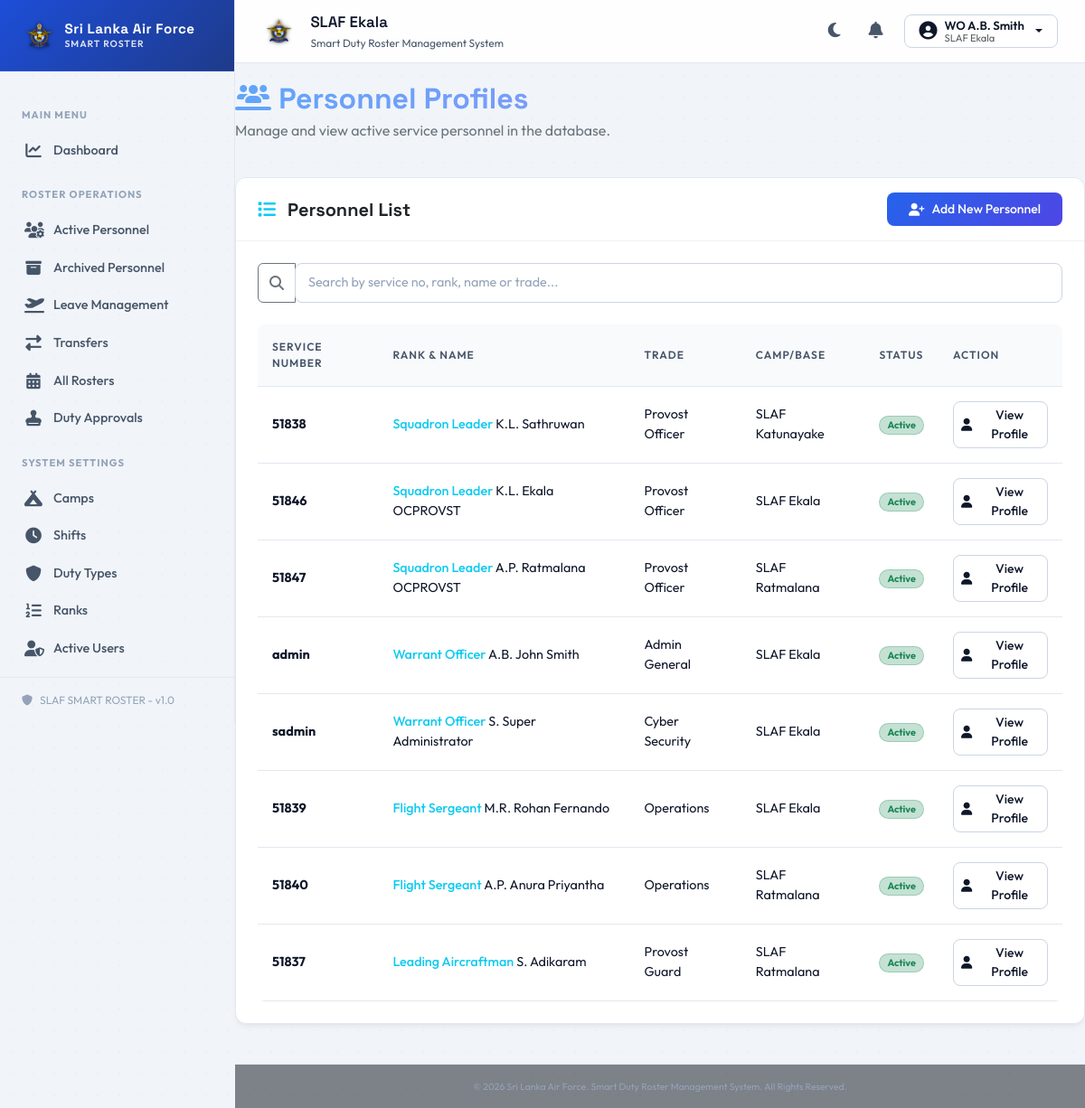
The app's page /personnel (signed in) with its own data.
### tables this page shows
CREATE TABLE IF NOT EXISTS `users` (
  `user_id` INT AUTO_INCREMENT PRIMARY KEY,
  `service_number` VARCHAR(30) UNIQUE NOT NULL,
  `username` VARCHAR(100) NULL,
  `password_hash` VARCHAR(255) NOT NULL,
  `role_id` INT NOT NULL,
  `status` ENUM('Active', 'Suspended', 'Locked') DEFAULT 'Active',
  `failed_attempts` INT NOT NULL DEFAULT 0,
  `lock_date` TIMESTAMP NULL DEFAULT NULL,
  `lock_reason` VARCHAR(255) NULL,
  `locked_until` TIMESTAMP NULL DEFAULT NULL,
  `force_password_change` TINYINT(1) NOT NULL DEFAULT 0,
  `password_reset_at` TIMESTAMP NULL DEFAULT NULL,
  `password_reset_by` VARCHAR(30) NULL,
  `password_reset_reason` VARCHAR(255) NULL,
  `unlock_reason` VARCHAR(255) NULL,
  `unlock_date` TIMESTAMP NULL DEFAULT NULL,
  `unlocked_by` VARCHAR(30) NULL,
  `is_archived` TINYINT(1) NOT NULL DEFAULT 0,
  `archived_at` TIMESTAMP NULL DEFAULT NULL,
  `archived_by` VARCHAR(30) NULL,
  `archive_reason` TEXT NULL,
  `restored_at` TIMESTAMP NULL DEFAULT NULL,
  `restored_by` VARCHAR(30) NULL,
  `restore_reason` TEXT NULL,
  `created_at` TIMESTAMP DEFAULT CURRENT_TIMESTAMP,
  `updated_at` TIMESTAMP DEFAULT CURRENT_TIMESTAMP ON UPDATE CURRENT_TIMESTAMP,
  FOREIGN KEY (`service_number`) REFERENCES `personnel` (`service_number`) ON DELETE CASCADE ON UPDATE CASCADE,
  FOREIGN KEY (`role_id`) REFERENCES `roles` (`role_id`) ON UPDATE CASCADE,
  INDEX idx_users_role (`role_id`),
  INDEX idx_users_username (`username`),
  INDEX idx_users_archived (`is_archived`)
);

CREATE TABLE IF NOT EXISTS `camps` (
  `camp_id` INT AUTO_INCREMENT PRIMARY KEY,
  `camp_code` VARCHAR(50) UNIQUE NOT NULL,
  `camp_name` VARCHAR(150) NOT NULL,
  `address` TEXT NULL,
  `status` ENUM('Active', 'Inactive') DEFAULT 'Active',
  `created_at` TIMESTAMP DEFAULT CURRENT_TIMESTAMP,
  `updated_at` TIMESTAMP DEFAULT CURRENT_TIMESTAMP ON UPDATE CURRENT_TIMESTAMP,
  INDEX idx_camp_status (`status`)
);

CREATE TABLE IF NOT EXISTS `ranks` (
  `rank_id` INT AUTO_INCREMENT PRIMARY KEY,
  `rank_code` VARCHAR(50) UNIQUE NOT NULL,
  `rank_name` VARCHAR(100) NOT NULL,
  `rank_short_name` VARCHAR(20) NOT NULL,
  `display_order` INT DEFAULT 0,
  `status` ENUM('Active', 'Inactive') DEFAULT 'Active',
  `created_at` TIMESTAMP DEFAULT CURRENT_TIMESTAMP,
  `updated_at` TIMESTAMP DEFAULT CURRENT_TIMESTAMP ON UPDATE CURRENT_TIMESTAMP
);

CREATE TABLE IF NOT EXISTS `personnel` (
  `service_number` VARCHAR(30) PRIMARY KEY,
  `rank_id` INT NOT NULL,
  `initials` VARCHAR(50) NOT NULL,
  `full_name` VARCHAR(255) NOT NULL,
  `trade` VARCHAR(100) NOT NULL,
  `camp_id` INT NOT NULL,
  `contact_number` VARCHAR(30) NULL,
  `email` VARCHAR(150) UNIQUE NOT NULL,
  `f1250` VARCHAR(100) NULL,
  `section` VARCHAR(100) NULL,
  `appointment` VARCHAR(100) NULL,
  `status` ENUM('Active', 'Inactive', 'Temporary Duty', 'Leave') DEFAULT 'Active',
  `is_archived` TINYINT(1) NOT NULL DEFAULT 0,
  `archived_at` TIMESTAMP NULL DEFAULT NULL,
  `archived_by` VARCHAR(30) NULL DEFAULT NULL,
  `archive_reason` TEXT NULL DEFAULT NULL,
  `restored_at` TIMESTAMP NULL DEFAULT NULL,
  `restored_by` VARCHAR(30) NULL DEFAULT NULL,
  `restore_reason` TEXT NULL DEFAULT NULL,
  `created_at` TIMESTAMP DEFAULT CURRENT_TIMESTAMP,
  `updated_at` TIMESTAMP DEFAULT CURRENT_TIMESTAMP ON UPDATE CURRENT_TIMESTAMP,
  FOREIGN KEY (`camp_id`) REFERENCES `camps` (`camp_id`) ON UPDATE CASCADE,
  FOREIGN KEY (`rank_id`) REFERENCES `ranks` (`rank_id`) ON UPDATE CASCADE,
  INDEX idx_personnel_camp (`camp_id`),
  INDEX idx_personnel_status (`status`),
  INDEX idx_personnel_rank (`rank_id`),
  INDEX idx_personnel_archived (`is_archived`)
);

### views/personnel/index.php (the view, shortened to what the rows shown need)
<?php
include __DIR__ . '/../layout/header.php';
?>
<div class="row mb-4 align-items-center">
    <div class="col-md-12">
        <h2 class="fw-bold mb-1 gradient-text"><i class="fas fa-users-line"></i> Personnel Profiles</h2>
    </div>
</div>
<div class="glass-card mb-4">
    <div class="card-body p-4">
        <div class="table-custom-container">
            <table class="table-custom" id="personnelTable">
                <thead>
                    <tr>
                        <th>Service Number</th>
                        <th>Rank & Name</th>
                        <th>Trade</th>
                        <th>Camp/Base</th>
                        <th>Status</th>
                        <th>Action</th>
                    </tr>
                </thead>
                <tbody>
                    <?php if (empty($personnelList)): ?>
                        <tr>
                            <td colspan="6" class="text-center text-secondary py-4">No personnel profiles found.</td>
                        </tr>
                    <?php else: ?>
                        <?php foreach ($personnelList as $p): ?>
                            <tr class="personnel-row">
                                <td class="fw-bold search-cell-service"><?= htmlspecialchars($p['service_number']) ?></td>
                                <td class="search-cell-name">
                                    <span class="text-info fw-medium"><?= htmlspecialchars($p['rank'] ?? 'No Rank') ?></span>
                                    <?= htmlspecialchars($p['initials'] . ' ' . $p['full_name']) ?>
                                </td>
                                <td class="search-cell-trade"><?= htmlspecialchars($p['trade']) ?></td>
                                <td><?= htmlspecialchars($p['camp_name'] ?? 'No Location') ?></td>
                                <td>
                                    <?php
                                    $status = $p['status'];
                                    $badgeClass = 'bg-secondary';
                                    if ($status === 'Active') $badgeClass = 'bg-success';
                                    elseif ($status === 'Leave') $badgeClass = 'bg-warning';
                                    elseif ($status === 'Temporary Duty') $badgeClass = 'bg-info';
                                    ?>
                                    <span class="badge <?= $badgeClass ?> bg-opacity-25 border border-<?= substr($badgeClass, 3) ?> border-opacity-25 text-<?= substr($badgeClass, 3) === 'warning' ? 'warning' : (substr($badgeClass, 3) === 'success' ? 'success' : 'info') ?> px-2 py-1 small rounded-pill">
                                        <?= htmlspecialchars($status) ?>
                                    </span>
                                </td>
                                <td>
                                    <a href="<?= BASE_URL ?>/personnel/view?service_number=<?= urlencode($p['service_number']) ?>" class="btn btn-sm btn-custom btn-custom-secondary py-1 px-2">
                                        <i class="fas fa-user"></i> View Profile
                                    </a>
                                </td>
                            </tr>
                        <?php endforeach; ?>
                    <?php endif; ?>
                </tbody>
            </table>
        </div>
    </div>
</div>
<?php
include __DIR__ . '/../layout/footer.php';
?>

### views/layout/header.php (shortened to what the rows shown need)
<?php
$isLoggedIn = Session::has('user_id');
$roleName = Session::get('role_name');
$fullName = Session::get('full_name');
$rankName = Session::get('rank');
$serviceNum = Session::get('service_number');
$profileName = '';
$profileCampName = '';
if ($isLoggedIn && $serviceNum) {
    try {
        $profile = User::getProfileInfo(Session::get('user_id'));
        if ($profile) {
            $initials = $profile['initials'] ?? '';
            $fName = $profile['full_name'] ?? '';
            $rankShort = $profile['rank_short_name'] ?? '';
            $nameParts = explode(' ', trim($fName));
            $lastName = end($nameParts);
            $rankPrefix = ($rankShort ?: ($rankName ?? ''));
            $profileName = ($rankPrefix ? $rankPrefix . ' ' : '') . $initials . ' ' . $lastName;
            $profileCampName = $profile['camp_name'] ?: 'No Location';
        } else {
            $profileName = ($rankName ? $rankName . ' ' : '') . $fullName;
            $profileCampName = 'SLAF Base';
        }
    } catch (Exception $e) {
        $profileName = ($rankName ? $rankName . ' ' : '') . $fullName;
        $profileCampName = 'SLAF Base';
    }
}
?>
<!DOCTYPE html>
<html lang="en">
<head>
    <link href="<?= BASE_URL ?>/views/assets/vendor/css/bootstrap.min.css" rel="stylesheet">
    <link href="https://cdnjs.cloudflare.com/ajax/libs/font-awesome/6.4.2/css/all.min.css" rel="stylesheet">
    <link rel="stylesheet" href="https://cdn.jsdelivr.net/npm/bootstrap-icons@1.11.3/font/bootstrap-icons.min.css">
    <link href="<?= BASE_URL ?>/views/assets/css/style.css?v=<?= time() ?>" rel="stylesheet">
</head>
<body>
    <?php if ($isLoggedIn):
        $campName = $profileCampName ?: 'SLAF Base';
    ?>
    <div class="app-container">
        <aside class="sidebar-custom offcanvas-lg offcanvas-start" id="sidebarMenu" tabindex="-1" aria-labelledby="sidebarMenuLabel">
            <div class="sidebar-header offcanvas-header d-flex align-items-center justify-content-between">
                <div class="d-flex align-items-center gap-2">
                    <img src="<?= BASE_URL ?>/views/assets/images/slaf_logo.png" alt="SLAF Logo" style="height: 38px; width: auto; object-fit: contain;">
                    <div class="sidebar-brand-text">
                        <div class="sidebar-brand-title">Sri Lanka Air Force</div>
                        <div class="sidebar-brand-subtitle">SMART ROSTER</div>
                    </div>
                </div>
            </div>
            <div class="offcanvas-body d-flex flex-column p-0 flex-grow-1">
                <div class="sidebar-menu">
                    <div class="sidebar-group-title">Main Menu</div>
                    <a class="sidebar-link <?= ($route ?? '') === '/dashboard' ? 'active' : '' ?>" href="<?= BASE_URL ?>/dashboard">
                        <i class="fas fa-chart-line"></i> Dashboard
                    </a>
                    <?php if ($roleName === 'Administrator' || $roleName === 'Super Admin'): ?>
                        <div class="sidebar-group-title">Roster Operations</div>
                        <a class="sidebar-link <?= ($route ?? '') === '/personnel' ? 'active' : '' ?>" href="<?= BASE_URL ?>/personnel">
                            <i class="fas fa-users-gear"></i> Active Personnel
                        </a>
                        <a class="sidebar-link <?= ($route ?? '') === '/personnel/archived' ? 'active' : '' ?>" href="<?= BASE_URL ?>/personnel/archived">
                            <i class="fas fa-box-archive"></i> Archived Personnel
                        </a>
                        <a class="sidebar-link <?= ($route ?? '') === '/leaves' ? 'active' : '' ?>" href="<?= BASE_URL ?>/leaves">
                            <i class="fas fa-plane-departure"></i> Leave Management
                        </a>
                        <a class="sidebar-link <?= in_array(($route ?? ''), ['/postings', '/transfers', '/transfers/view']) ? 'active' : '' ?>" href="<?= BASE_URL ?>/transfers">
                            <i class="fas fa-right-left"></i> Transfers
                        </a>
                        <a class="sidebar-link <?= ($route ?? '') === '/rosters' ? 'active' : '' ?>" href="<?= BASE_URL ?>/rosters">
                            <i class="fas fa-calendar-days"></i> All Rosters
                        </a>
                        <a class="sidebar-link <?= ($route ?? '') === '/rosters/approve' ? 'active' : '' ?>" href="<?= BASE_URL ?>/rosters/approve">
                            <i class="fas fa-stamp"></i> Duty Approvals
                        </a>
                        <div class="sidebar-group-title">System Settings</div>
                        <a class="sidebar-link <?= ($route ?? '') === '/camps' ? 'active' : '' ?>" href="<?= BASE_URL ?>/camps">
                            <i class="fas fa-campground"></i> Camps
                        </a>
                        <a class="sidebar-link <?= ($route ?? '') === '/shifts' ? 'active' : '' ?>" href="<?= BASE_URL ?>/shifts">
                            <i class="fas fa-clock"></i> Shifts
                        </a>
                        <a class="sidebar-link <?= ($route ?? '') === '/duty-types' ? 'active' : '' ?>" href="<?= BASE_URL ?>/duty-types">
                            <i class="fas fa-shield"></i> Duty Types
                        </a>
                        <a class="sidebar-link <?= ($route ?? '') === '/ranks' ? 'active' : '' ?>" href="<?= BASE_URL ?>/ranks">
                            <i class="fas fa-list-ol"></i> Ranks
                        </a>
                        <a class="sidebar-link <?= ($route ?? '') === '/users' ? 'active' : '' ?>" href="<?= BASE_URL ?>/users">
                            <i class="fas fa-user-shield"></i> Active Users
                        </a>
                        <a class="sidebar-link <?= ($route ?? '') === '/users/archived' ? 'active' : '' ?>" href="<?= BASE_URL ?>/users/archived">
                        </a>
                    <?php endif; ?>
                </div>
                <div class="sidebar-footer">
                    <i class="fas fa-shield"></i> SLAF SMART ROSTER - v1.0
                </div>
            </div>
        </aside>
        <div class="main-layout">
            <header class="topbar-custom">
                <div class="d-flex align-items-center">
                    <img src="<?= BASE_URL ?>/views/assets/images/slaf_logo.png" alt="SLAF Logo" class="me-3" style="height: 36px; width: auto; object-fit: contain;">
                    <div class="topbar-title-section">
                        <div class="topbar-title d-none d-md-block"><?= htmlspecialchars($campName) ?></div>
                        <div class="topbar-subtitle d-none d-md-block">Smart Duty Roster Management System</div>
                    </div>
                </div>
                <div class="topbar-actions">
                    <button class="topbar-action-btn" id="themeToggle" title="Toggle theme">
                        <i class="fas fa-moon"></i>
                    </button>
                    <a href="<?= BASE_URL ?>/notifications" class="topbar-action-btn position-relative text-decoration-none" title="Notifications">
                        <i class="fas fa-bell"></i>
                    </a>
                    <div class="dropdown">
                        <button class="btn btn-custom btn-custom-secondary dropdown-toggle py-1 px-2 px-md-3 d-inline-flex align-items-center gap-2" type="button" id="userMenu" data-bs-toggle="dropdown" aria-expanded="false">
                            <i class="fas fa-user-circle fs-5"></i>
                            <span class="d-none d-md-inline text-start" style="line-height: 1.1; font-size: 0.825rem;">
                                <span class="d-block fw-semibold" style="color: #0f172a;"><?= htmlspecialchars($profileName ?? '') ?></span>
                                <span class="d-block text-muted" style="font-size: 0.7rem; font-weight: normal;"><?= htmlspecialchars($profileCampName ?? '') ?></span>
                            </span>
                        </button>
                    </div>
                </div>
            </header>
            <div class="main-content-container">
    <?php elseif (isset($isLoginPage) && $isLoginPage): ?>
        <div class="login-wrapper">
    <?php else: ?>
        <div class="container my-4 content-wrapper">
    <?php endif; ?>

### records on screen
users: camps.camp_name "SLAF Ekala", ranks.rank_short_name "WO A.B. Smith"
personnel: service_number "51838", rank.rank_name "Squadron Leader", initials+full_name "K.L. Sathruwan", trade "Provost Officer", camp.camp_name "SLAF Katunayake", status "Active"
personnel: service_number "51846", rank.rank_name "Squadron Leader", initials+full_name "K.L. Ekala OCPROVST", trade "Provost Officer", camp.camp_name "SLAF Ekala", status "Active"
personnel: service_number "51847", rank.rank_name "Squadron Leader", initials+full_name "A.P. Ratmalana OCPROVST", trade "Provost Officer", camp.camp_name "SLAF Ratmalana", status "Active"
personnel: service_number "admin", rank.rank_name "Warrant Officer", initials+full_name "A.B. John Smith", trade "Admin General", camp.camp_name "SLAF Ekala", status "Active"
personnel: service_number "sadmin", rank.rank_name "Warrant Officer", initials+full_name "S. Super Administrator", trade "Cyber Security", camp.camp_name "SLAF Ekala", status "Active"
personnel: service_number "51839", rank.rank_name "Flight Sergeant", initials+full_name "M.R. Rohan Fernando", trade "Operations", camp.camp_name "SLAF Ekala", status "Active"
personnel: service_number "51840", rank.rank_name "Flight Sergeant", initials+full_name "A.P. Anura Priyantha", trade "Operations", camp.camp_name "SLAF Ratmalana", status "Active"
personnel: service_number "51837", rank.rank_name "Leading Aircraftman", initials+full_name "S. Adikaram", trade "Provost Guard", camp.camp_name "SLAF Ratmalana", status "Active"
